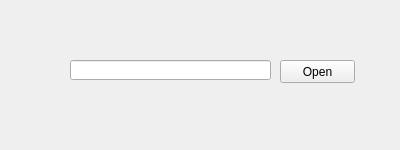
<?xml version="1.0" encoding="UTF-8"?>
<ui version="4.0">
 <class>Form</class>
 <widget class="QWidget" name="Form">
  <property name="geometry">
   <rect>
    <x>0</x>
    <y>0</y>
    <width>400</width>
    <height>150</height>
   </rect>
  </property>
  <property name="windowTitle">
   <string>BrainRos</string>
  </property>
  <widget class="QLineEdit" name="lineEdit">
   <property name="geometry">
    <rect>
     <x>70</x>
     <y>60</y>
     <width>201</width>
     <height>20</height>
    </rect>
   </property>
  </widget>
  <widget class="QPushButton" name="pushButton">
   <property name="geometry">
    <rect>
     <x>280</x>
     <y>60</y>
     <width>75</width>
     <height>23</height>
    </rect>
   </property>
   <property name="text">
    <string>Open</string>
   </property>
  </widget>
 </widget>
 <resources/>
 <connections>
  <connection>
   <sender>pushButton</sender>
   <signal>clicked()</signal>
   <receiver>Form</receiver>
   <slot>fileopen2()</slot>
   <hints>
    <hint type="sourcelabel">
     <x>316</x>
     <y>74</y>
    </hint>
    <hint type="destinationlabel">
     <x>347</x>
     <y>96</y>
    </hint>
   </hints>
  </connection>
 </connections>
 <slots>
  <slot>fileopen2()</slot>
 </slots>
</ui>
